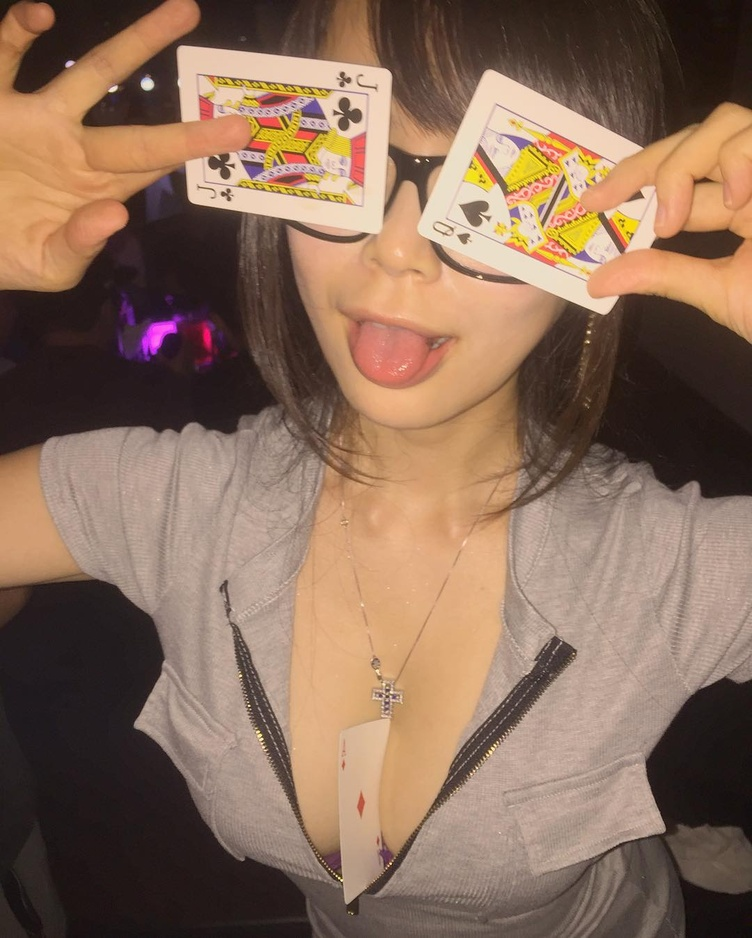
#> input picture ig_poker.jpg, 752 x 938 px, shrunk from 1080 x 1348 before the run; its folder holds only this picture in this run
$ python siftcard.py   (older library calls are emulated)
#> lines starting #> are read from the running program, lines starting #| are printed output that depends on the picture
import numpy as np
import cv2
#import sift
import glob


def getSiftFeatureValue(img):
	_, des = cvSift.detectAndCompute(img, None)
	#des = sift.getDescriptor(img)
	#	Converting fails

	return des

def cardRecognize(card):
	camSiftValues = getSiftFeatureValue(card)
	maxGood = 6
	bestMatch = None

	for modelCardName,modelDes in modelCards.items():
		matches = bf.knnMatch(camSiftValues, modelDes, k=2)
		#matches = sift.match(camSiftValues, modelDes)
		good = 0
		for m,n in matches:
			if m.distance < 0.5 * n.distance:
				good = good + 1
		if good >= maxGood:
			maxGood = good
			bestMatch = modelCardName

	return bestMatch


cvSift = cv2.SIFT()
bf = cv2.BFMatcher()
modelCards = {}
for imagePath in glob.glob("*.jpg"):
	modelCard = cv2.imread(imagePath, 0)
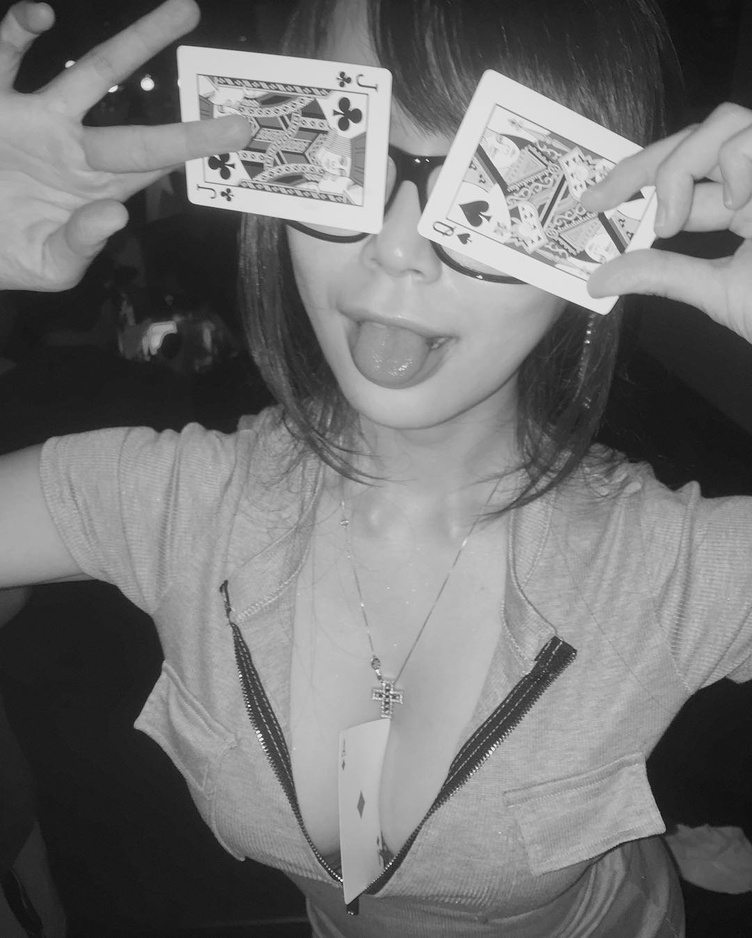
#> modelCard: shape (938, 752); min 9, max 253, mean 116.1
	modelSiftValues = getSiftFeatureValue(modelCard)
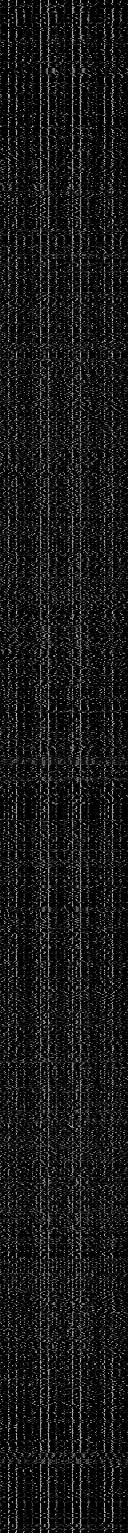
#> modelSiftValues: shape (1533, 128) float32; min 0, max 214, mean 24.4
	cardName = imagePath.replace(".jpg", "")
	modelCards[cardName] = modelSiftValues
